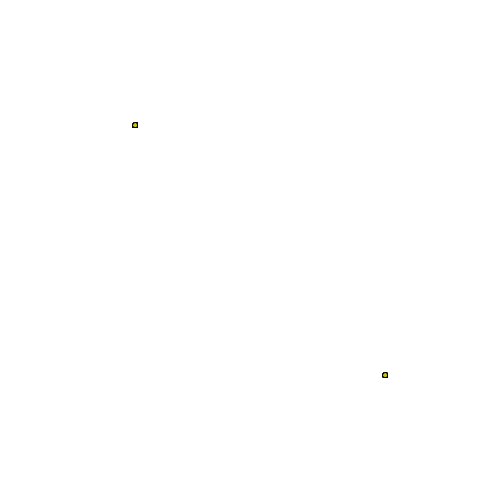
Frame 1 (no input)
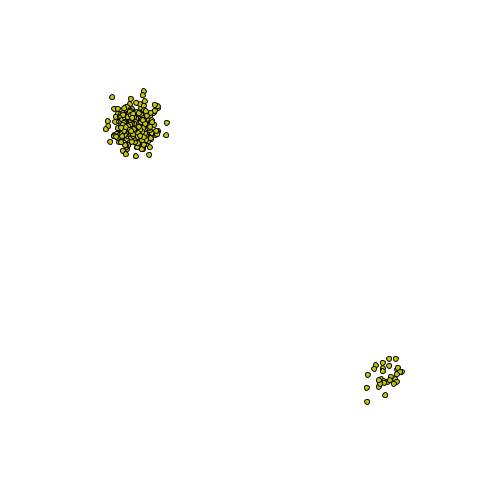
Frame 60 (the mouse pressed at the canvas centre just before this capture)
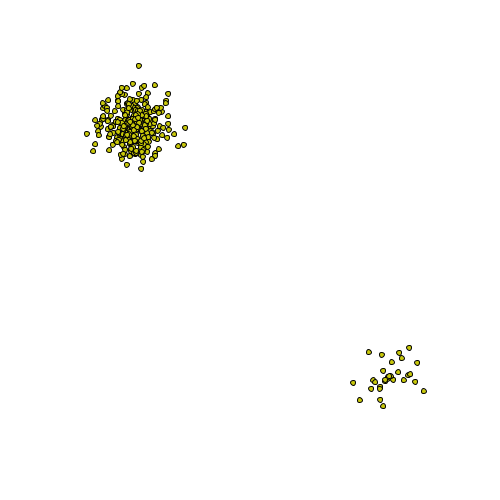
Frame 120 (the mouse held since frame 60 and released just before this capture)

The Processing sketch that drew these frames (run headless with seeded random() and noise(); from frame 60 on, the mouse is pressed at the canvas centre):

// Processing sketch: processing_169231
// ── processing_169231.pde

//creating the cell class

class Cell{
  
  float xlocation;
  float ylocation;
  float dia;
  boolean isseed;
  float cellred, cellgreen, cellblue;
  float lineweight;
  
//using a constructor

  Cell(){
    
    xlocation = 10;
    xlocation = 10;
    isseed = true;
    cellred = 200;
    cellgreen = 200;
    cellblue = 10;
    lineweight=1;
    dia = 5;
 
  }
  
  void display(){
    stroke(lineweight);
    fill(cellred,cellgreen,cellblue);
    ellipse(width/4+xlocation, height/4+ylocation, dia, dia);
  }
  
   
  void update(){
    xlocation = xlocation+random(-2.5,2.5);
    ylocation = ylocation+random(-2.5,2.5);
  
  }
}

class OtherCell{
  
  float xlocation;
  float ylocation;
  float dia;
  boolean isseed;
  float cellred, cellgreen, cellblue;
  float lineweight;
  
//using a constructor

  OtherCell(){
    
    xlocation = 10;
    xlocation = 10;
    isseed = true;
    cellred = 200;
    cellgreen = 200;
    cellblue = 10;
    lineweight=1;
    dia = 5;
 
  }
  
   void display2(){
    stroke(lineweight);
    fill(cellred,cellgreen,cellblue);
    ellipse(3*width/4+xlocation, 3*height/4+ylocation, dia, dia);
  }
  void update2(){
    xlocation = xlocation+random(-2.5,2.5);
    ylocation = ylocation+random(-2.5,2.5);
  
  }
}
    
    

Cell[] myCells = new Cell[300];
OtherCell[] myOtherCells = new OtherCell[30];

Cell myCell;
OtherCell myOtherCell;

void setup(){
  size(500,500);
  for(int i = 0; i < myCells.length; i ++){
  myCells[i] = new Cell();
  }
  for(int i = 0; i < myOtherCells.length; i ++){
  myOtherCells[i] = new OtherCell();
  }
}

void draw(){
  background(255);
  for(int i = 0; i < myCells.length; i++){
  myCells[i].display();
  myCells[i].update();
  }
  for(int i = 0; i < myOtherCells.length; i++){
  myOtherCells[i].display2();
  myOtherCells[i].update2();
  }
}
